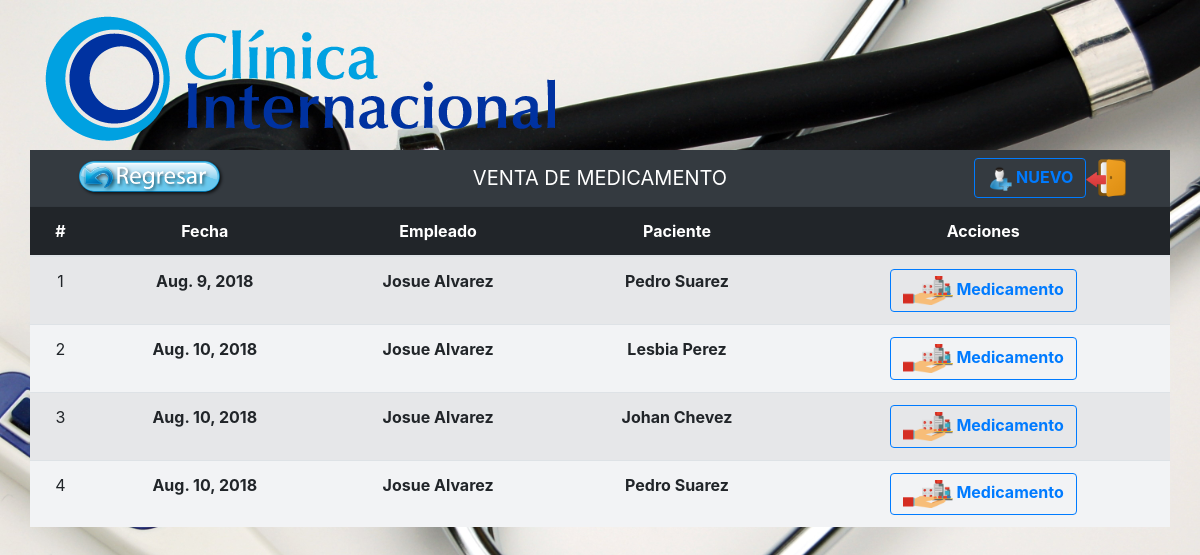
/clinica/venta/, run on the app's committed database.
### clinica/models.py (models this page shows, shortened)
@python_2_unicode_compatible
class VentaMedicamento(models.Model):
	fecha=models.DateField(auto_now_add=True)
	empleado=models.ForeignKey(Empleado)
	paciente=models.ForeignKey(Paciente)

@python_2_unicode_compatible
class Empleado(models.Model):
	nombre=models.CharField(max_length=50)
	apellido=models.CharField(max_length=50)
	direccion=models.TextField()
	celular=models.CharField(max_length=9)
	telcasa=models.CharField(max_length=9)
	correo=models.EmailField()
	fechanacimiento=models.DateField()
	fechacontratacion=models.DateTimeField()
	titulo=models.CharField(max_length=75)
	sexo=models.ForeignKey(Sexo)
	estadocivil=models.ForeignKey(EstadoCivil)
	cargo=models.ForeignKey(Cargo)
	local=models.ForeignKey(Local)
	user= models.OneToOneField(User, null=True)
	estado=models.BooleanField()
	def __str__(self):
		return self.nombre +' '+ self.apellido

@python_2_unicode_compatible
class Paciente(models.Model):
	identidad= models.CharField(max_length=15)
	nombre=models.CharField(max_length=50)
	apellido=models.CharField(max_length=50)
	direccion=models.TextField()
	celular=models.CharField(max_length=9, null=True)
	telcasa=models.CharField(max_length=9, null=True)
	correo=models.EmailField(null=True)
	fechanacimiento=models.DateTimeField()
	sexo=models.ForeignKey(Sexo)
	profesion=models.ForeignKey(Profesion)
	estadocivil=models.ForeignKey(EstadoCivil)
	def __str__(self):
		return self.nombre +' '+ self.apellido

### clinica/views.py (the view)
# urls.py: url(r'^venta/(?P<id>\d+)/detalle/$', views.detalle, name='detalle'),
def venta(request):
	venta= VentaMedicamento.objects.all()
	form=VentaMedicamentoForm()
	for field in form.fields:
		form.fields[field].widget.attrs={
			'class': 'form-control',
		}
	return render(request,'venta.html',{'venta':venta,'form':form})

### clinica/templates/venta.html (shortened to what this page needs)
{% extends "base_in.html" %}
{% load static %}
{% block fondo %}
	{% static 'media/fpaciente.jpg' %}
{% endblock %}
{% block body %}
	<div class="row ">
		<div class="col-md-12" style="width:1130px;height:150px; margin:0 auto;border-radius:3px;position:static">
			<img src="{% static '/media/logo.png' %}" alt="img" style="margin: auto;psoition:absolute ">
			<br>
		</div>
		<nav class="navbar navbar-dark bg-dark col-md-12">
			<nav class="col-md-12" >
  				<form class="form-inline">
  					<div class="col-md-2">
  						<a href="{% url 'clinica:admin' %}" type="buttonCerrarSesion"style="position:static; display:inline-block; "><img src="{% static '/media/regresar.png' %}" alt="img" style="margin: auto;width:100%; align:right" ></a>
  					</div>
  					<div class="col-md-8" >
	    				<label style="color:white; font-size:20px">VENTA DE MEDICAMENTO </label>
  					</div>
  					<div class="col-md-2" >
	    				<button type="button" class="btn btn-outline-primary" data-toggle="modal" data-target="#exampleModal" >
	    					<img src="{% static '/media/nuevo.png' %}" alt="img" style="margin: auto;width:25px; align:right" ><strong>  NUEVO</strong>
	    				</button>
	   					<a href="{% url 'security:log_out' %}" type="buttonCerrarSesion"style="position:absolute; float:right; display:inline-block"><img src="{% static '/media/cerrarsesion.png' %}" alt="img" style="margin: auto;width:40px; align:right" ></a>
  					</div>
  				</form>
			</nav>
		</nav>
		<table class="table table-striped " style="text-align:center">
			<thead class="table-dark">
				<center>
					<tr>
						<th>#</th>
						<th>Fecha</th>
						<th>Empleado</th>
						<th>Paciente</th>
						<th>Acciones</th>
					</tr>
				</center>
			</thead>
			<tbody id="filas_pacientes" style="background:#F2F3F5;">
				{% for v in venta %}
					<tr>
						<td>{{forloop.counter}}</td>
						<td><strong>{{v.fecha}}</strong></td>
						<td><strong>{{v.empleado.nombre}} {{v.empleado.apellido}}</strong></td>
						<td><strong>{{v.paciente.nombre}} {{v.paciente.apellido}}</strong></td>
						<td>
						<div class="btn-group" role="group" style="color:orange">
					    	<button  class="btn btn-outline-primary">
	    						<a href="{% url 'clinica:detalle'  v.id %}">
	    							<img src="{% static '/media/medicamentoicon.png' %}" alt="img" style="margin: auto;width:50px; align:right"><strong>  Medicamento</strong>
	    						</a>
	    					</button>
					  	</div>
					</td>
					</tr>
				{% endfor %}
			</tbody>
		</table>
	</div>
{% endblock %}

### global_templates/base_in.html
{% extends "base.html" %}
{% load static %}
{% block content %}
	{% block body %}
	{% endblock  %}
{% endblock %}

### global_templates/base.html (shortened to what this page needs)
<!DOCTYPE html>
<html lang="en">
<head>
	{% load static %}
	<link rel="stylesheet" href="{% static 'bootstrap/css/bootstrap.css' %}">
</head>
<body background="{% block fondo %} {% endblock  %}">
	<div class="container">
		{% block content %}
		{% endblock %}
	</div>
</body>
</html>

### global_templates/base.html (style rules this page uses)
body { background-size: cover; }

### data on the page
VentaMedicamento: fecha "Aug. 9, 2018", empleado.nombre "Josue", empleado.apellido "Alvarez", paciente.nombre "Pedro", paciente.apellido "Suarez"
VentaMedicamento: fecha "Aug. 10, 2018", empleado.nombre "Josue", empleado.apellido "Alvarez", paciente.nombre "Lesbia", paciente.apellido "Perez"
VentaMedicamento: fecha "Aug. 10, 2018", empleado.nombre "Josue", empleado.apellido "Alvarez", paciente.nombre "Johan", paciente.apellido "Chevez"
VentaMedicamento: fecha "Aug. 10, 2018", empleado.nombre "Josue", empleado.apellido "Alvarez", paciente.nombre "Pedro", paciente.apellido "Suarez"
